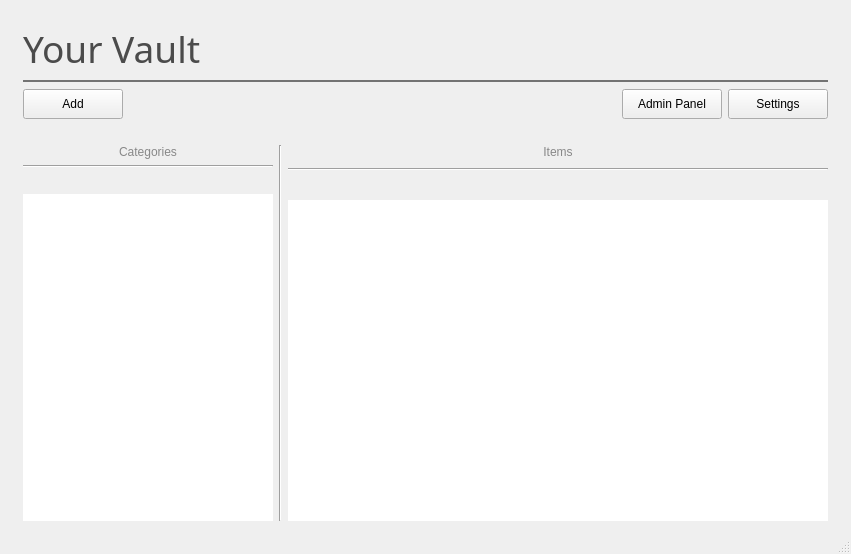
<?xml version="1.0" encoding="UTF-8"?>
<ui version="4.0">
 <class>manager_windowClass</class>
 <widget class="QMainWindow" name="manager_windowClass">
  <property name="geometry">
   <rect>
    <x>0</x>
    <y>0</y>
    <width>851</width>
    <height>554</height>
   </rect>
  </property>
  <property name="windowTitle">
   <string>Personal Vault</string>
  </property>
  <widget class="QWidget" name="centralWidget">
   <layout class="QGridLayout" name="gridLayout">
    <item row="0" column="0">
     <layout class="QVBoxLayout" name="verticalLayout">
      <property name="leftMargin">
       <number>12</number>
      </property>
      <property name="topMargin">
       <number>12</number>
      </property>
      <property name="rightMargin">
       <number>12</number>
      </property>
      <property name="bottomMargin">
       <number>0</number>
      </property>
      <item>
       <widget class="QLabel" name="label">
        <property name="font">
         <font>
          <family>Franklin Gothic Heavy</family>
          <pointsize>28</pointsize>
          <italic>false</italic>
          <bold>false</bold>
         </font>
        </property>
        <property name="styleSheet">
         <string notr="true">color: rgb(75, 75, 75);
font: 28pt &quot;Franklin Gothic Heavy&quot;;</string>
        </property>
        <property name="text">
         <string>Your Vault</string>
        </property>
       </widget>
      </item>
      <item>
       <widget class="Line" name="line">
        <property name="styleSheet">
         <string notr="true">color: rgb(115, 115, 115);</string>
        </property>
        <property name="frameShadow">
         <enum>QFrame::Plain</enum>
        </property>
        <property name="lineWidth">
         <number>2</number>
        </property>
        <property name="midLineWidth">
         <number>1</number>
        </property>
        <property name="orientation">
         <enum>Qt::Horizontal</enum>
        </property>
       </widget>
      </item>
      <item>
       <layout class="QHBoxLayout" name="horizontalLayout">
        <item>
         <widget class="QPushButton" name="add_btn">
          <property name="sizePolicy">
           <sizepolicy hsizetype="Minimum" vsizetype="Minimum">
            <horstretch>0</horstretch>
            <verstretch>0</verstretch>
           </sizepolicy>
          </property>
          <property name="minimumSize">
           <size>
            <width>100</width>
            <height>30</height>
           </size>
          </property>
          <property name="styleSheet">
           <string notr="true">font: 10pt &quot;Century Gothic&quot;;</string>
          </property>
          <property name="text">
           <string>Add</string>
          </property>
         </widget>
        </item>
        <item>
         <spacer name="horizontalSpacer">
          <property name="orientation">
           <enum>Qt::Horizontal</enum>
          </property>
          <property name="sizeHint" stdset="0">
           <size>
            <width>40</width>
            <height>20</height>
           </size>
          </property>
         </spacer>
        </item>
        <item>
         <widget class="QPushButton" name="admin_panel_btn">
          <property name="enabled">
           <bool>true</bool>
          </property>
          <property name="minimumSize">
           <size>
            <width>100</width>
            <height>30</height>
           </size>
          </property>
          <property name="styleSheet">
           <string notr="true">font: 10pt &quot;Century Gothic&quot;;</string>
          </property>
          <property name="text">
           <string>Admin Panel</string>
          </property>
         </widget>
        </item>
        <item>
         <widget class="QPushButton" name="settings_btn">
          <property name="minimumSize">
           <size>
            <width>100</width>
            <height>30</height>
           </size>
          </property>
          <property name="styleSheet">
           <string notr="true">font: 10pt &quot;Century Gothic&quot;;</string>
          </property>
          <property name="text">
           <string>Settings</string>
          </property>
         </widget>
        </item>
       </layout>
      </item>
      <item>
       <spacer name="verticalSpacer_2">
        <property name="orientation">
         <enum>Qt::Vertical</enum>
        </property>
        <property name="sizeType">
         <enum>QSizePolicy::Fixed</enum>
        </property>
        <property name="sizeHint" stdset="0">
         <size>
          <width>20</width>
          <height>20</height>
         </size>
        </property>
       </spacer>
      </item>
      <item>
       <layout class="QHBoxLayout" name="horizontalLayout_2">
        <property name="spacing">
         <number>10</number>
        </property>
        <item>
         <layout class="QHBoxLayout" name="horizontalLayout_6">
          <item>
           <layout class="QVBoxLayout" name="verticalLayout_6">
            <property name="sizeConstraint">
             <enum>QLayout::SetDefaultConstraint</enum>
            </property>
            <item>
             <widget class="QLabel" name="label_2">
              <property name="sizePolicy">
               <sizepolicy hsizetype="Preferred" vsizetype="Preferred">
                <horstretch>0</horstretch>
                <verstretch>0</verstretch>
               </sizepolicy>
              </property>
              <property name="styleSheet">
               <string notr="true">color: rgb(136, 136, 136);
font: 700 18pt &quot;Century Gothic&quot;;</string>
              </property>
              <property name="text">
               <string>Categories</string>
              </property>
              <property name="alignment">
               <set>Qt::AlignCenter</set>
              </property>
             </widget>
            </item>
            <item>
             <widget class="Line" name="line_2">
              <property name="orientation">
               <enum>Qt::Horizontal</enum>
              </property>
             </widget>
            </item>
            <item>
             <spacer name="horizontalSpacer_3">
              <property name="orientation">
               <enum>Qt::Horizontal</enum>
              </property>
              <property name="sizeType">
               <enum>QSizePolicy::Minimum</enum>
              </property>
              <property name="sizeHint" stdset="0">
               <size>
                <width>40</width>
                <height>20</height>
               </size>
              </property>
             </spacer>
            </item>
            <item>
             <widget class="QListWidget" name="data_category_list">
              <property name="sizePolicy">
               <sizepolicy hsizetype="Minimum" vsizetype="Expanding">
                <horstretch>0</horstretch>
                <verstretch>0</verstretch>
               </sizepolicy>
              </property>
              <property name="minimumSize">
               <size>
                <width>200</width>
                <height>0</height>
               </size>
              </property>
              <property name="maximumSize">
               <size>
                <width>250</width>
                <height>16777215</height>
               </size>
              </property>
              <property name="frameShape">
               <enum>QFrame::NoFrame</enum>
              </property>
              <property name="frameShadow">
               <enum>QFrame::Plain</enum>
              </property>
              <property name="lineWidth">
               <number>1</number>
              </property>
              <property name="midLineWidth">
               <number>1</number>
              </property>
              <property name="verticalScrollMode">
               <enum>QAbstractItemView::ScrollPerPixel</enum>
              </property>
              <property name="horizontalScrollMode">
               <enum>QAbstractItemView::ScrollPerPixel</enum>
              </property>
             </widget>
            </item>
           </layout>
          </item>
          <item>
           <widget class="Line" name="line_4">
            <property name="orientation">
             <enum>Qt::Vertical</enum>
            </property>
           </widget>
          </item>
          <item>
           <layout class="QVBoxLayout" name="verticalLayout_2">
            <property name="spacing">
             <number>9</number>
            </property>
            <item>
             <widget class="QLabel" name="label_3">
              <property name="styleSheet">
               <string notr="true">color: rgb(136, 136, 136);
font: 700 18pt &quot;Century Gothic&quot;;</string>
              </property>
              <property name="text">
               <string>Items</string>
              </property>
              <property name="textFormat">
               <enum>Qt::AutoText</enum>
              </property>
              <property name="alignment">
               <set>Qt::AlignCenter</set>
              </property>
             </widget>
            </item>
            <item>
             <widget class="Line" name="line_5">
              <property name="orientation">
               <enum>Qt::Horizontal</enum>
              </property>
             </widget>
            </item>
            <item>
             <layout class="QHBoxLayout" name="horizontalLayout_3" stretch="0">
              <property name="spacing">
               <number>6</number>
              </property>
              <property name="sizeConstraint">
               <enum>QLayout::SetMaximumSize</enum>
              </property>
              <item>
               <spacer name="horizontalSpacer_2">
                <property name="orientation">
                 <enum>Qt::Horizontal</enum>
                </property>
                <property name="sizeHint" stdset="0">
                 <size>
                  <width>40</width>
                  <height>20</height>
                 </size>
                </property>
               </spacer>
              </item>
             </layout>
            </item>
            <item>
             <layout class="QHBoxLayout" name="horizontalLayout_4">
              <property name="spacing">
               <number>6</number>
              </property>
              <property name="topMargin">
               <number>0</number>
              </property>
              <item>
               <layout class="QVBoxLayout" name="verticalLayout_3">
                <property name="spacing">
                 <number>6</number>
                </property>
                <property name="sizeConstraint">
                 <enum>QLayout::SetDefaultConstraint</enum>
                </property>
                <item>
                 <widget class="QListWidget" name="data_item_list">
                  <property name="frameShape">
                   <enum>QFrame::NoFrame</enum>
                  </property>
                  <property name="verticalScrollMode">
                   <enum>QAbstractItemView::ScrollPerPixel</enum>
                  </property>
                  <property name="horizontalScrollMode">
                   <enum>QAbstractItemView::ScrollPerPixel</enum>
                  </property>
                  <property name="sortingEnabled">
                   <bool>false</bool>
                  </property>
                 </widget>
                </item>
               </layout>
              </item>
             </layout>
            </item>
           </layout>
          </item>
         </layout>
        </item>
       </layout>
      </item>
     </layout>
    </item>
   </layout>
  </widget>
  <widget class="QStatusBar" name="statusBar"/>
 </widget>
 <layoutdefault spacing="6" margin="11"/>
 <resources/>
 <connections/>
</ui>
